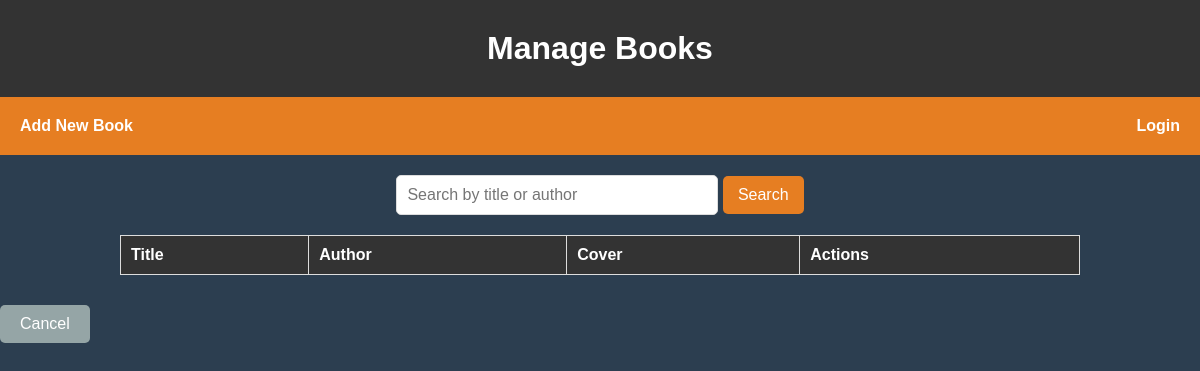
Before: /manage_books/ with the older database file.
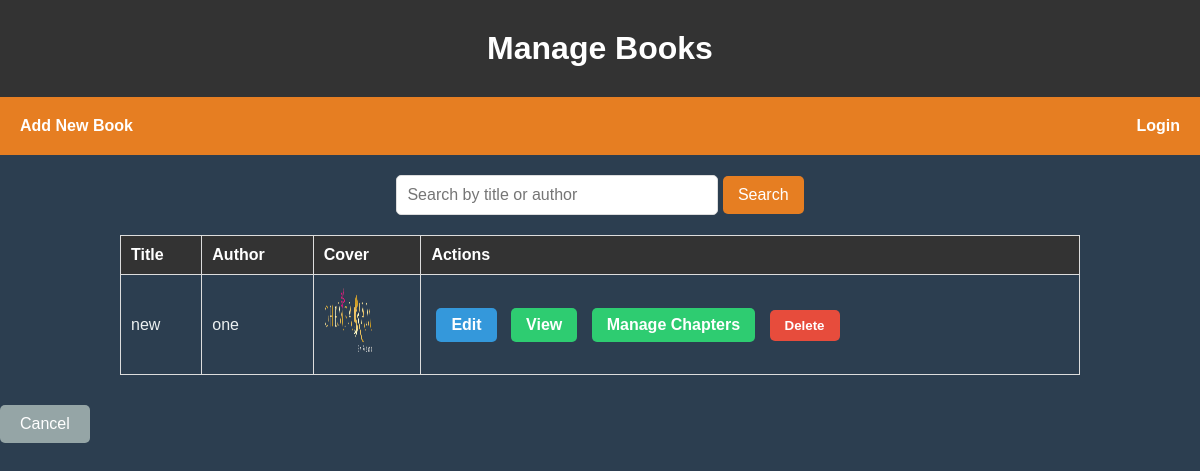
After: the same page with the newer database file.
### books/models.py (models this page shows, shortened)
class Book(models.Model):
    title = models.CharField(max_length=255)
    author = models.CharField(max_length=255)
    description = models.TextField()
    cover_image = models.ImageField(upload_to='book_covers/', null=True, blank=True)
    file = models.FileField(upload_to='book_files/', null=True, blank=True)
    published_date = models.DateField()

### books/views.py (the view)
# urls.py: path('manage_books/', views.manage_books, name='manage_books'),
def manage_books(request):
    query = request.GET.get('search', '')
    books = Book.objects.all()
    if query:
        books = books.filter(Q(title__icontains=query) | Q(author__icontains=query))
    return render(request, 'admin/manage_books.html', {'books': books, 'search_query': query})

### templates/admin/manage_books.html (shortened to what this page needs)
<!DOCTYPE html>
<html>
<head>
</head>
<body>
    <header>
        <h1>Manage Books</h1>
    </header>
    <nav>
        <a href="{% url 'add_book' %}">Add New Book</a>
        <div>
            {% if user.is_authenticated %}
            <a href="{% url 'book_logout' %}" class="btn-logout">Logout</a>
            {% else %}
            <a href="{% url 'book_login' %}">Login</a>
            {% endif %}
        </div>
    </nav>
    <div class="search-container">
        <form method="GET" action="">
            <input type="text" name="search" placeholder="Search by title or author" value="{{ request.GET.search|default:"" }}">
            <button type="submit">Search</button>
        </form>
    </div>
    <table>
        <thead>
            <tr>
                <th>Title</th>
                <th>Author</th>
                <th>Cover</th>
                <th>Actions</th>
            </tr>
        </thead>
        <tbody>
            {% for book in books %}
            <tr>
                <td>{{ book.title }}</td>
                <td>{{ book.author }}</td>
                <td>
                    <img src="{{ book.cover_image.url }}" alt="Cover Image" width="50" height="75">
                </td>
                <td>
                    <a href="{% url 'edit_book' book.pk %}" class="btn btn-edit">Edit</a>
                    <a href="{% url 'book_detail' book.pk %}" class="btn btn-view">View</a>
                    <a href="{% url 'manage_chapters' book.pk %}" class="btn btn-view">Manage Chapters</a>
                    <form method="post" action="{% url 'delete_book' book.pk %}" style="display:inline;" onsubmit="return confirmDelete();">
                        <button type="submit" class="btn btn-delete">Delete</button>
                    </form>
                </td>
            </tr>
            {% endfor %}
        </tbody>
    </table>
    <a href="{% url 'book_list' %}" class="cancel-navigation-btn">Cancel</a>
</body>
</html>

Changed rows visible on the page:
added Book: title "new", author "one", cover_image (picture)
